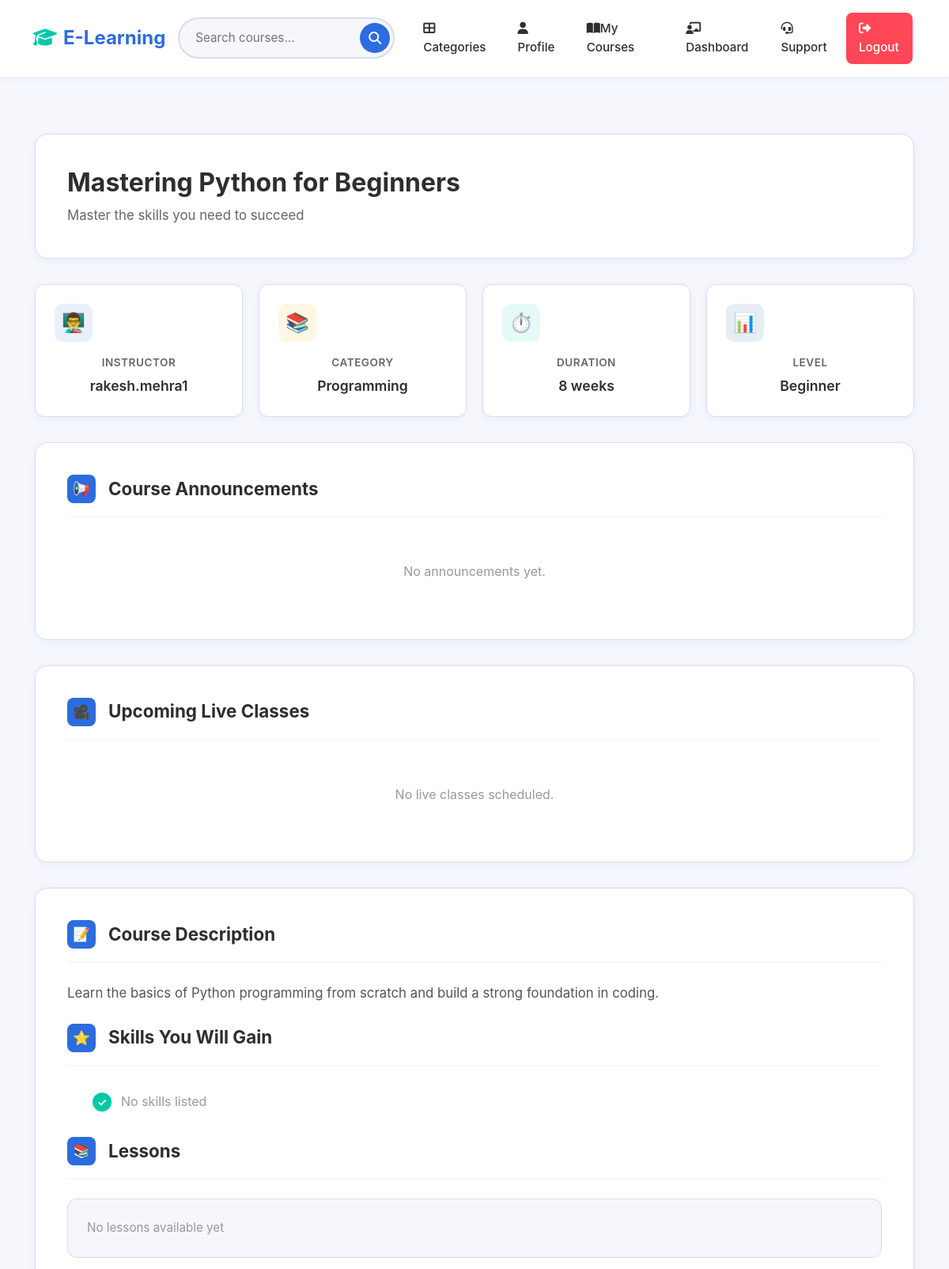
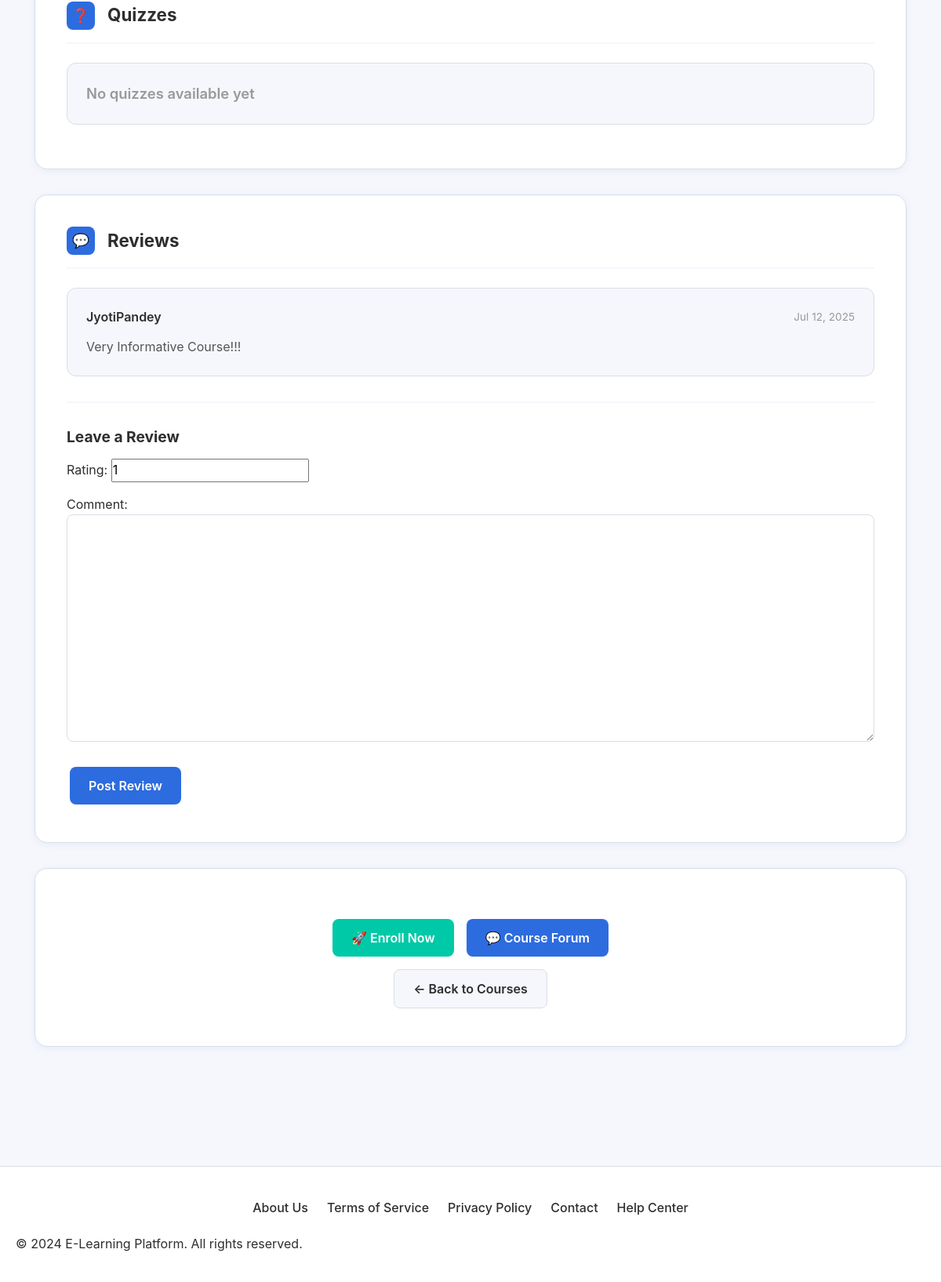
The page /course/1/ (signed in) on the database its author committed (2 pictures, top to bottom).
### catalog/models.py (models this page shows, shortened)
class Course(models.Model):
    LEVEL_CHOICES = [
        ('Beginner', 'Beginner'),
        ('Intermediate', 'Intermediate'),
        ('Advanced', 'Advanced'),
    ]
    DURATION_CHOICES = [
        ('4 weeks', '4 weeks'),
        ('8 weeks', '8 weeks'),
        ('12 weeks', '12 weeks'),
        ('16 weeks', '16 weeks'),
        ('20 weeks', '20 weeks'),
    ]
    title = models.CharField(max_length=200)
    description = models.TextField()
    instructor = models.ForeignKey(User, on_delete=models.CASCADE)
    category = models.ForeignKey(Category, related_name='courses', on_delete=models.CASCADE)
    skills = models.CharField(max_length=500, blank=True)
    duration = models.CharField(
        max_length=20,
        choices=DURATION_CHOICES,
        default='4 weeks'
    )
    level = models.CharField(max_length=20, choices=LEVEL_CHOICES, default='Beginner')
    price = models.DecimalField(max_digits=6, decimal_places=2, null=True, blank=True)
    rating = models.FloatField(default=4.8)
    created_at = models.DateTimeField(auto_now_add=True)

class Category(models.Model):
    name = models.CharField(max_length=100)

class Review(models.Model):
    course = models.ForeignKey(Course, on_delete=models.CASCADE, related_name='reviews')
    user = models.ForeignKey(User, on_delete=models.CASCADE)
    rating = models.PositiveSmallIntegerField(default=1)
    comment = models.TextField()
    created_at = models.DateTimeField(auto_now_add=True)

### catalog/views.py (the view, shortened to what this page needs)
# urls.py: path('course/<int:pk>/', views.course_detail, name='course_detail'),
def course_detail(request, pk):
    course = get_object_or_404(Course, pk=pk)
    quizzes = course.quizzes.all()
    reviews = course.reviews.select_related('user').all()
    lessons = course.lessons.all()  # This works perfectly
    total_lessons = lessons.count()
    enrolled = False
    lessons_done = 0
    lesson_progress = {}
    progress = 0
    form = ReviewForm()
    if request.user.is_authenticated:
        enrolled = Enrollment.objects.filter(user=request.user, course=course).exists()
        lessons_done = LessonProgress.objects.filter(
            user=request.user,
            lesson__course=course,
            completed=True
        ).count()
        progress_records = LessonProgress.objects.filter(
            user=request.user,
            lesson__in=lessons
        )
        progress_map = {p.lesson_id: p for p in progress_records}
        lesson_progress = {
            lesson.id: progress_map.get(lesson.id)
            for lesson in lessons
        }
    else:
        if request.method == 'POST':
            return redirect('login')
    if total_lessons > 0:
        progress = int((lessons_done / total_lessons) * 100)
    context = {
        'course': course,
        'reviews': reviews,
        'lessons': lessons,
        'form': form,
        'enrolled': enrolled,
        'progress': progress,
        'lesson_progress': lesson_progress,
        'lessons_done': lessons_done,
        'total_lessons': total_lessons,
        "quizzes": quizzes,
    }
    return render(request, 'catalog/course_detail.html', context)

### catalog/forms.py
class ReviewForm(forms.ModelForm):
    class Meta:
        model = Review
        fields = ['rating', 'comment']

### catalog/templates/catalog/course_detail.html (shortened to what this page needs)
{% extends 'catalog/base.html' %}
{% load custom_filters %}
{% block content %}
<div class="course-wrapper">
    <div class="course-header">
        <h1>{{ course.title }}</h1>
        <p>Master the skills you need to succeed</p>
    </div>
    <div class="stats-grid">
        <div class="stat-card">
            <div class="stat-icon instructor">👨‍🏫</div>
            <div class="stat-label">Instructor</div>
            <div class="stat-value">{{ course.instructor }}</div>
        </div>
        <div class="stat-card">
            <div class="stat-icon category">📚</div>
            <div class="stat-label">Category</div>
            <div class="stat-value">{{ course.category.name }}</div>
        </div>
        <div class="stat-card">
            <div class="stat-icon duration">⏱️</div>
            <div class="stat-label">Duration</div>
            <div class="stat-value">{{ course.duration|default:"8 weeks" }}</div>
        </div>
        <div class="stat-card">
            <div class="stat-icon level">📊</div>
            <div class="stat-label">Level</div>
            <div class="stat-value">{{ course.level|default:"Beginner" }}</div>
        </div>
    </div>
    <div class="content-section">
        <div class="section-header">
            <div class="section-icon">📢</div>
            <h2 class="section-title">Course Announcements</h2>
        </div>
        <ul class="announcements-list">
            {% for ann in announcements %}
                <li class="announcement-item">
                    <div class="announcement-header">
                        <h3 class="announcement-title">{{ ann.title }}</h3>
                        <span class="announcement-date">{{ ann.created_at|date:"Y-m-d" }}</span>
                    </div>
                    <p class="announcement-message">{{ ann.message }}</p>
                </li>
            {% empty %}
                <li class="empty-state">No announcements yet.</li>
            {% endfor %}
        </ul>
    </div>
    <div class="content-section">
        <div class="section-header">
            <div class="section-icon">🎥</div>
            <h2 class="section-title">Upcoming Live Classes</h2>
        </div>
        <ul class="live-classes-list">
            {% for live in course.live_classes.all %}
                <li class="live-class-item">
                    <div class="live-class-info">
                        <div class="live-class-topic">{{ live.topic }}</div>
                        <div class="live-class-time">{{ live.start_time|date:"Y-m-d H:i" }}</div>
                    </div>
                    {% if enrolled %}
                        <a href="{{ live.zoom_link }}" target="_blank" class="btn btn-success btn-sm">Join Class</a>
                    {% endif %}
                </li>
            {% empty %}
                <li class="empty-state">No live classes scheduled.</li>
            {% endfor %}
        </ul>
    </div>
    <div class="content-section">
        <div class="section-header">
            <div class="section-icon">📝</div>
            <h2 class="section-title">Course Description</h2>
        </div>
        <div class="description-text">
            {{ course.description|linebreaksbr }}
        </div>
        <div class="section-header">
            <div class="section-icon">⭐</div>
            <h2 class="section-title">Skills You Will Gain</h2>
        </div>
        <ul class="skills-list">
            {% if course.skills %}
                {% for skill in course.skills|split_skills %}
                    <li>{{ skill }}</li>
                {% empty %}
                    <li style="color: #999;">No skills listed</li>
                {% endfor %}
            {% else %}
                <li style="color: #999;">No skills listed</li>
            {% endif %}
        </ul>
        <div class="section-header">
            <div class="section-icon">📚</div>
            <h2 class="section-title">Lessons</h2>
        </div>
        {% for lesson in course.lessons.all %}
            <div class="lesson-item">
                <div class="lesson-header">
                    <h3 class="lesson-title">{{ lesson.title }}</h3>
                    {% if user.is_authenticated %}
                        {% with progress=lesson_progress|get_item:lesson.id %}
                            {% if progress and progress.completed %}
                                <span class="completion-badge">✓ Completed</span>
                            {% endif %}
                        {% endwith %}
                    {% endif %}
                </div>
                <p class="lesson-text">{{ lesson.content|linebreaksbr }}</p>
                {% if lesson.video %}
                    <video class="lesson-video" controls>
                        <source src="{% url 'stream_video' lesson.id %}" type="video/mp4">
                        Your browser does not support the video tag.
                    </video>
                {% endif %}
                {% if user.is_authenticated %}
                    {% with progress=lesson_progress|get_item:lesson.id %}
                        {% if not progress or not progress.completed %}
                            <form action="{% url 'mark_lesson_complete' lesson.id %}" method="post" class="lesson-form">
                                {% csrf_token %}
                                <button type="submit" class="btn btn-success btn-sm">Mark as Complete</button>
                            </form>
                        {% endif %}
                    {% endwith %}
                {% endif %}
            </div>
        {% empty %}
            <div class="lesson-item">
                <p class="lesson-text" style="color: #999; margin: 0;">No lessons available yet</p>
            </div>
        {% endfor %}
        <div class="section-header">
            <div class="section-icon">❓</div>
            <h2 class="section-title">Quizzes</h2>
        </div>
        {% for quiz in course.quizzes.all %}
            <div class="quiz-item">
                <h3 class="quiz-title">{{ quiz.title }}</h3>
                <a href="{% url 'take_quiz' quiz.id %}" class="btn btn-primary btn-sm">Take Quiz</a>
            </div>
        {% empty %}
            <div class="quiz-item">
                <p class="quiz-title" style="color: #999; margin: 0;">No quizzes available yet</p>
            </div>
        {% endfor %}
    </div>
    <div class="content-section">
        <div class="section-header">
            <div class="section-icon">💬</div>
            <h2 class="section-title">Reviews</h2>
        </div>
        {% for review in reviews %}
            <div class="review-item">
                <div class="review-meta">
                    <span class="review-author">{{ review.user.username }}</span>
                    <span class="review-date">{{ review.created_at|date:"M d, Y" }}</span>
                </div>
                <p class="review-text">{{ review.comment }}</p>
            </div>
        {% empty %}
            <div class="review-item">
                <p class="review-text" style="color: #999; margin: 0;">No reviews yet. Be the first to review!</p>
            </div>
        {% endfor %}
        {% if user.is_authenticated %}
            <div class="review-form">
                <h3 class="section-title" style="font-size: 1.2rem; margin-bottom: 1rem;">Leave a Review</h3>
                <form method="post">
                    {{ form.as_p }}
                    <button type="submit" class="btn btn-primary">Post Review</button>
                </form>
            </div>
        {% else %}
            <div style="text-align: center; margin-top: 2rem;">
                <a href="{% url 'login' %}" class="btn btn-primary">Login to Leave a Review</a>
            </div>
        {% endif %}
    </div>
    <div class="action-section">
        {% if user.is_authenticated %}
            <div class="action-buttons">
                <form action="{% url 'enroll_course' course.pk %}" method="post" id="enrollForm">
                    <button type="submit" class="btn btn-success" id="enrollBtn">
                        🚀 Enroll Now
                    </button>
                </form>
                <a href="{% url 'course_forum' course.pk %}" class="btn btn-primary">
                    💬 Course Forum
                </a>
            </div>
        {% endif %}
        <a href="/" class="btn btn-secondary">← Back to Courses</a>
    </div>
</div>
{% endblock %}

### catalog/templates/catalog/base.html (style rules this page uses)
:root { --primary-blue: #2D6CDF; --dark-blue: #1B4F9C; --light-bg: #F5F7FC; --gray-border: #DADDE5; --dark-text: #2E2E2E; --yellow: #FFC947; --teal: #00C9A7; --white: #FFFFFF; --shadow-sm: 0 2px 8px rgba(45, 108, 223, 0.08); --shadow-md: 0 4px 16px rgba(45, 108, 223, 0.12); --shadow-lg: 0 8px 24px rgba(45, 108, 223, 0.15); --transition: all 0.3s cubic-bezier(0.4, 0, 0.2, 1); }
* { margin: 0; padding: 0; box-sizing: border-box; }
body { font-family: 'Inter', sans-serif; background: var(--light-bg); color: var(--dark-text); overflow-x: hidden; opacity: 0; transition: opacity 0.5s; }
.stat-card { background: var(--white); padding: 32px 20px; border-radius: 12px; text-align: center; box-shadow: var(--shadow-sm); border-top: 4px solid var(--primary-blue); }

### rows shown on the page
Course: title "Mastering Python for Beginners", instructor "rakesh.mehra1", category.name "Programming", duration "8 weeks", level "Beginner", description "Learn the basics of Python programming from scratch and build a strong foundation in coding."
Review: user.username "JyotiPandey", created_at "Jul 12, 2025", comment "Very Informative Course!!!"
